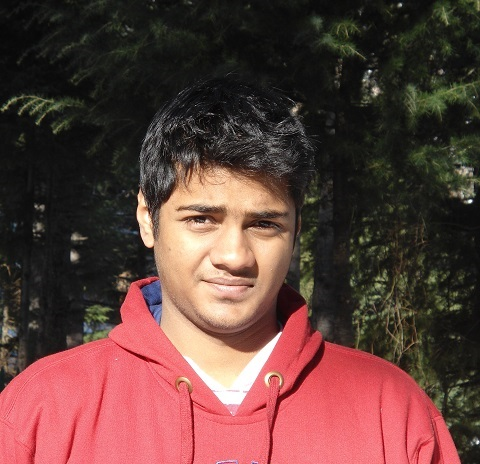
%> input picture myself.JPG, 480 x 464 px
$ octave low_pas_filter.m   (GNU Octave 9; MATLAB toolbox functions it lacks are replaced by stand-ins)
%> lines starting %> are read from the running program, lines starting %| are printed output that depends on the picture
%% Experiment 23

%% Low-Pass Filter
clear all;
clc;
close all;

%% reading image (grayscale)
I = imread('myself.jpg');
%> I is the input picture: size 464x480x3 uint8; mean R, G, B 97.6, 64, 59.2
I = rgb2gray(I);
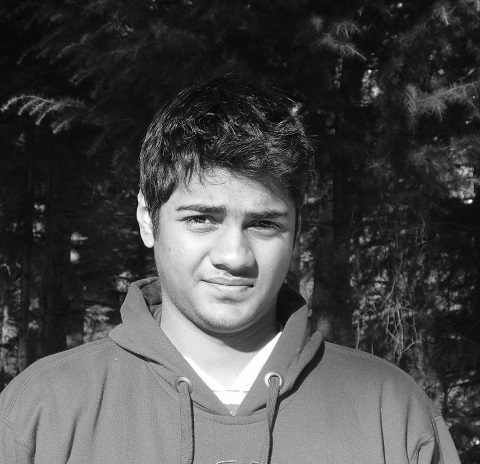
%> I: size 464x480 uint8; min 0, max 255, mean 73.5

[M,N] = size(I);
%> M = 464; N = 480

%% Finding D(u,v)
D = zeros(size(I));
for u = 1:M
    for v = 1:N
        D(u,v) = ((u-(M/2))^2 + (v-(N/2))^2)^(1/2);
    end
end
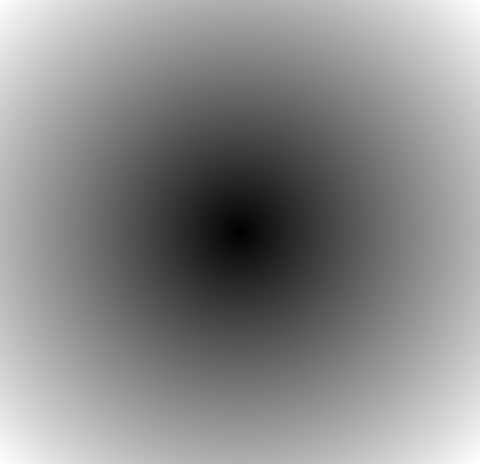
%> D: size 464x480 double; min 0, max 333.8, mean 180.6; drawn with min black and max white

%% finding H(u,v)
H = zeros(size(I));
for u = 1:M
    for v = 1:N
        H(u,v) = 1/(1 + (D(u,v)/20)^4);
    end
end
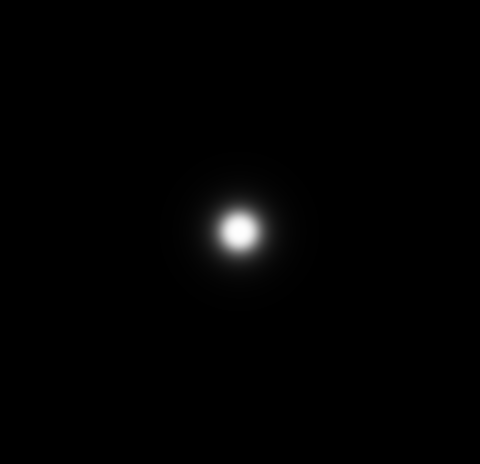
%> H: size 464x480 double; min 1.29e-05, max 1, mean 0.00883

%% Processing
F = fft2(I);
F = fftshift(F);
Y  = F.*H;
Y1 = ifftshift(Y);
y = ifft2(Y1);

%% Displaying results
subplot(121),imshow(I),title('Original Image');
subplot(122),imshow(uint8(y)),title('Output image');
%> (this line was passed over: imshow is not available in this run)

%% Result
% Low Pass Filter allows only low frequencies of the image, and bocks
% higher freqencies. As our eyes more sensitive to low frequencies, hence
% the output is not much different to the input.

$ run again, with build.jpg copied over myself.JPG
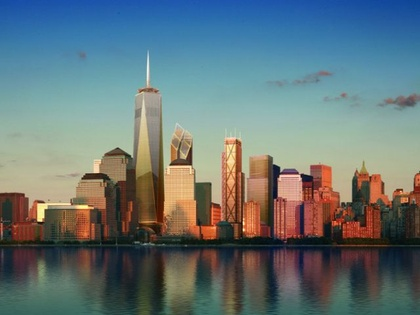
%> input picture build.jpg, 420 x 315 px, shrunk from 640 x 480 before the run
%> I is the input picture: size 315x420x3 uint8; mean R, G, B 102.1, 117.3, 119.1
%> I: size 315x420 uint8
%> after the loop `for u = 1:M`:
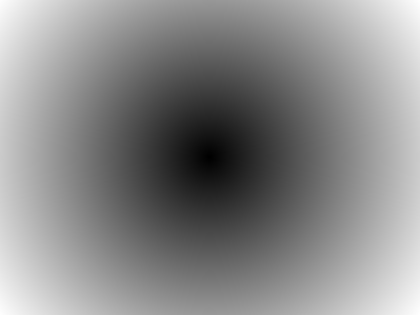
%> D: size 315x420 double; min 0.5, max 262.5, mean 141.5; drawn with min black and max white
%> after the loop `for u = 1:M`:
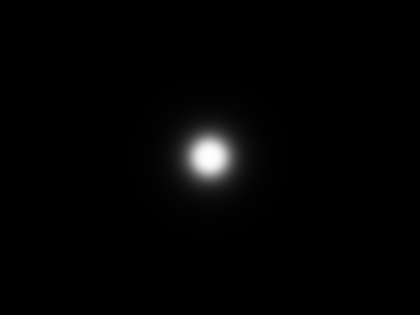
%> H: size 315x420 double; min 3.37e-05, max 1, mean 0.0148
